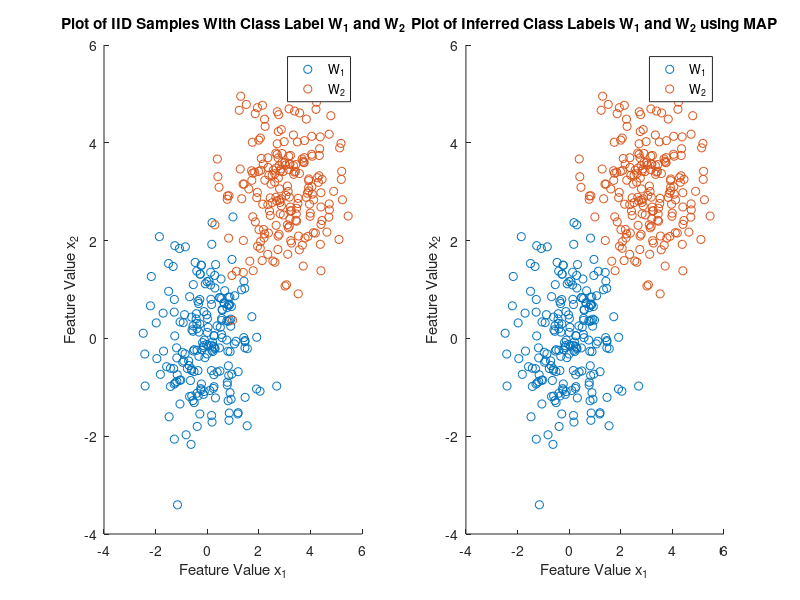
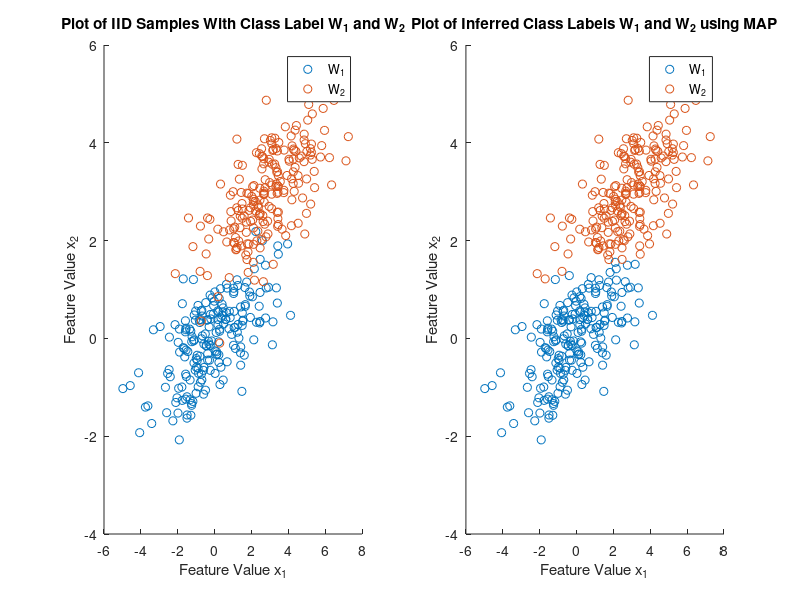
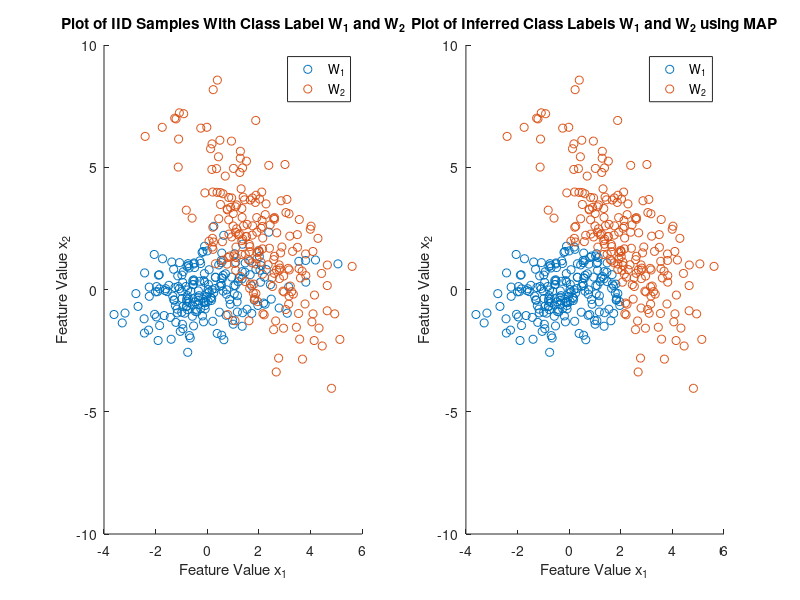
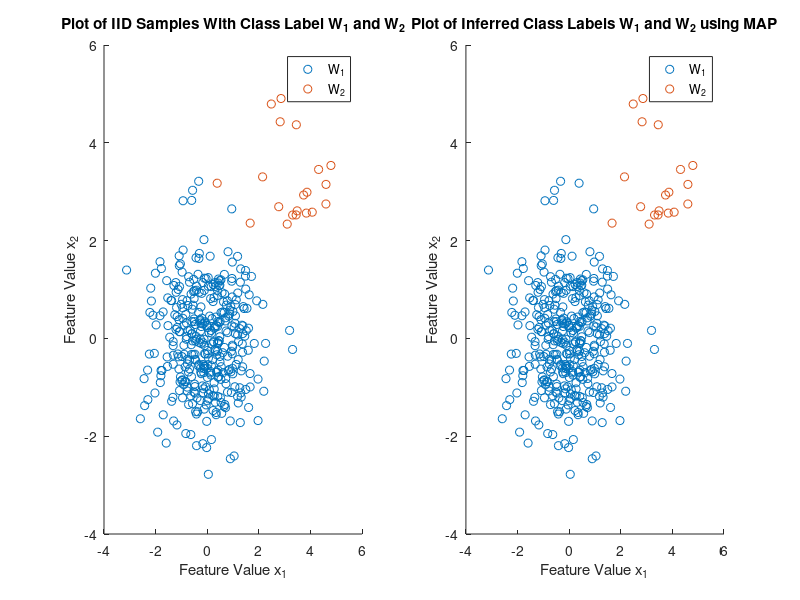

Recreate these plots in MATLAB, in order.
clc;
clear all;

% In this program we need to generate a data distribution
% with specified mean and covariance for each of the given case
% Prior probablities for all the three cases below is 0.5

%%%%%%%%%%%CASE 1%%%%%%%%%%%%%%%%%%%%%%%%%%
%Variabels Required for case 1
no_Samples=400;

c1_class_Mean1=[0; 0];

class_Cov1= eye(2);

c1_class_Mean2=[3 ;3];

class_Cov2= eye(2);

p_w=0.5;%prior probablity of class w1 and w2


c1_class_one=mvnrnd(c1_class_Mean1,class_Cov1,no_Samples*p_w);%Generation of Dataset using mvrnd for class1 

c1_class_two=mvnrnd(c1_class_Mean2,class_Cov2,no_Samples*p_w);%Generation of Dataset using mvrnd for class2

%Combining Dataset of class 1 and 2 in a single matrix
data_case1=[c1_class_one;c1_class_two];%DataSet for class 1

%Scatter Plot of Case 1 for generated dataset with class labels W1 and W2
figure(1)
subplot(1,2,1)
scatter(c1_class_one(:,1),c1_class_one(:,2))
hold on
scatter(c1_class_two(:,1),c1_class_two(:,2))
hold off
title('Plot of IID Samples With Class Label W_1 and W_2')
xlabel('Feature Value x_1')
ylabel('Feature Value x_2')
legend({'W_1','W_2'},'Location','northeast')

%Variables to store inferred class labels point 
c1_inf_class1=zeros(1,2);
c1_inf_class2=zeros(1,2);


%Using Minimum Probablity of Error Classification Rule for generating
%labels
case1_inf_label=0;
for i=1:400
    pdf_classOne=mvnpdf(data_case1(i,:)',c1_class_Mean1,class_Cov1);
    pdf_classTwo=mvnpdf(data_case1(i,:)',c1_class_Mean2,class_Cov2);
    g=log(pdf_classOne)+log(p_w)-log(pdf_classTwo)-log(p_w);
    %g(x)=g1(x)+g2(x)
    %here,gi(x)=p(x/wi)*p(wi)
    %if g(x) is positive implies class 1 else class 2
    if g>0
        c1_inf_class1=[c1_inf_class1;data_case1(i,:)];
        case1_inf_label=[case1_inf_label;1];
    else
        c1_inf_class2=[c1_inf_class2;data_case1(i,:)];
        case1_inf_label=[case1_inf_label;2];
    end
end

%Deleting extra entries of [0,0]
c1_inf_class1(1,:)=[];
c1_inf_class2(1,:)=[];
case1_inf_label(1)=[];

%Plot of Inferred Class labels W_1 and W_2 for case1 
subplot(1,2,2)
scatter(c1_inf_class1(:,1),c1_inf_class1(:,2))
hold on
scatter(c1_inf_class2(:,1),c1_inf_class2(:,2))
hold off
title('Plot of Inferred Class Labels W_1 and W_2 using MAP')
xlabel('Feature Value x_1')
ylabel('Feature Value x_2')
legend({'W_1','W_2'},'Location','northeast')

%for generating No of error and Probablity of Error
case1_og_class=[ones(no_Samples*p_w,1);2*ones(no_Samples*p_w,1)];

case1_noErrors= case1_og_class==case1_inf_label;
case1_countEr=0;
for j=1:400
    if(case1_noErrors(j)==0)
        case1_countEr=case1_countEr+1;
    end
end
p_error_case1=case1_countEr/no_Samples;    


fprintf('No. of Errors for case 1 are %i\n',case1_countEr)
fprintf('Prob. of Errors for case 1 is %i\n',p_error_case1)

%%%%%%%%%%%CASE
%%%%%%%%%%%2%%%%%%%%%%%%%%%%%%%%%%%%%%%%%%%%%%%%%%%%%%%%%%%%%%%%%%%%%%%
%Variabels Required for case 2
no_Samples=400;

c2_class_Mean1=[0; 0];

c2_class_Cov1= [3 ,1 ; 1 ,0.8];

c2_class_Mean2=[3 ;3];

c2_class_Cov2= [3 ,1 ; 1 ,0.8];

p_w=0.5;%prior probablity of class w1 and w2


c2_class_one=mvnrnd(c2_class_Mean1,c2_class_Cov1,no_Samples*p_w);%Generation of Dataset using mvrnd for class1 

c2_class_two=mvnrnd(c2_class_Mean2,c2_class_Cov2,no_Samples*p_w);%Generation of Dataset using mvrnd for class2

%Combining Dataset of class 1 and 2 in a single matrix
data_case2=[c2_class_one;c2_class_two];%DataSet for class 1

%Scatter Plot of Case 1 for generated dataset with class labels W1 and W2
figure(2)
subplot(1,2,1)
scatter(c2_class_one(:,1),c2_class_one(:,2))
hold on
scatter(c2_class_two(:,1),c2_class_two(:,2))
hold off
title('Plot of IID Samples With Class Label W_1 and W_2')
xlabel('Feature Value x_1')
ylabel('Feature Value x_2')
legend({'W_1','W_2'},'Location','northeast')

%Variables to store inferred class labels point 
c2_inf_class1=zeros(1,2);
c2_inf_class2=zeros(1,2);


%Using Minimum Probablity of Error Classification Rule for generating
%labels
case2_inf_label=0;
for i=1:400
    c2_pdf_classOne=mvnpdf(data_case2(i,:)',c2_class_Mean1,c2_class_Cov1);
    c2_pdf_classTwo=mvnpdf(data_case2(i,:)',c2_class_Mean2,c2_class_Cov2);
    g2=log(c2_pdf_classOne)+log(p_w)-log(c2_pdf_classTwo)-log(p_w);
    
    %g(x)=g1(x)+g2(x)
    %here,gi(x)=p(x/wi)*p(wi)
    %if g(x) is positive implies class 1 else class 2
    if g2>0
        c2_inf_class1=[c2_inf_class1;data_case2(i,:)];
        case2_inf_label=[case2_inf_label;1];
    else
        c2_inf_class2=[c2_inf_class2;data_case2(i,:)];
        case2_inf_label=[case2_inf_label;2];
    end
end

%Deleting extra entries of [0,0]
c2_inf_class1(1,:)=[];
c2_inf_class2(1,:)=[];
case2_inf_label(1)=[];

%Plot of Inferred Class labels W_1 and W_2 for case2
subplot(1,2,2)
scatter(c2_inf_class1(:,1),c2_inf_class1(:,2))
hold on
scatter(c2_inf_class2(:,1),c2_inf_class2(:,2))
hold off
title('Plot of Inferred Class Labels W_1 and W_2 using MAP')
xlabel('Feature Value x_1')
ylabel('Feature Value x_2')
legend({'W_1','W_2'},'Location','northeast')

%for generating No of error and Probablity of Error
case2_og_class=[ones(no_Samples*p_w,1);2*ones(no_Samples*p_w,1)];

case2_noErrors= case2_og_class==case2_inf_label;
case2_countEr=0;
for j=1:400
    if(case2_noErrors(j)==0)
        case2_countEr=case2_countEr+1;
    end
end
p_error_case2=case2_countEr/no_Samples;    


fprintf('No. of Errors for case 2 are %i\n',case2_countEr)
fprintf('Prob. of Errors for case 2 is %i\n',p_error_case2)

%%%%%%%%%%%CASE 3%%%%%%%%%%%%%%%%%%%%%%%%%%%%%%%%%%%%%%%%%%%%%%%%%%%%%%%%
%Variabels Required for case 3
no_Samples=400;

c3_class_Mean1=[0; 0];

c3_class_Cov1= [2 ,0.5 ; 0.5 ,1];

c3_class_Mean2=[2; 2];

c3_class_Cov2= [2 ,-1.9 ; -1.9 ,5];

p_w=0.5;%prior probablity of class w1 and w2


c3_class_one=mvnrnd(c3_class_Mean1,c3_class_Cov1,no_Samples*p_w);%Generation of Dataset using mvrnd for class1 

c3_class_two=mvnrnd(c3_class_Mean2,c3_class_Cov2,no_Samples*p_w);%Generation of Dataset using mvrnd for class2

%Combining Dataset of class 1 and 2 in a single matrix
data_case3=[c3_class_one;c3_class_two];%DataSet for class 1
% mean_data_case_3=mean(data_case3);
% covar_data_case_3=cov(data_case3);

%Scatter Plot of Case 1 for generated dataset with class labels W1 and W2
figure(3)
subplot(1,2,1)
scatter(c3_class_one(:,1),c3_class_one(:,2))
hold on
scatter(c3_class_two(:,1),c3_class_two(:,2))
hold off
title('Plot of IID Samples With Class Label W_1 and W_2')
xlabel('Feature Value x_1')
ylabel('Feature Value x_2')
legend({'W_1','W_2'},'Location','northeast')

%Variables to store inferred class labels point 
c3_inf_class1=zeros(1,2);
c3_inf_class2=zeros(1,2);


%Using Minimum Probablity of Error Classification Rule for generating
%labels
case3_inf_label=0;
for i=1:400
    c3_pdf_classOne=mvnpdf(data_case3(i,:)',c3_class_Mean1,c3_class_Cov1);
    c3_pdf_classTwo=mvnpdf(data_case3(i,:)',c3_class_Mean2,c3_class_Cov2);
    g3=log(c3_pdf_classOne)+log(p_w)-log(c3_pdf_classTwo)-log(p_w);
    
    %g(x)=g1(x)+g2(x)
    %here,gi(x)=p(x/wi)*p(wi)
    %if g(x) is positive implies class 1 else class 2
    if g3>0
        c3_inf_class1=[c3_inf_class1;data_case3(i,:)];
        case3_inf_label=[case3_inf_label;1];
    else
        c3_inf_class2=[c3_inf_class2;data_case3(i,:)];
        case3_inf_label=[case3_inf_label;2];
    end
end

%Deleting extra entries of [0,0]
c3_inf_class1(1,:)=[];
c3_inf_class2(1,:)=[];
case3_inf_label(1)=[];
 
%Plot of Inferred Class labels W_1 and W_2 for case1 
subplot(1,2,2)
scatter(c3_inf_class1(:,1),c3_inf_class1(:,2))
hold on
scatter(c3_inf_class2(:,1),c3_inf_class2(:,2))
hold off
title('Plot of Inferred Class Labels W_1 and W_2 using MAP')
xlabel('Feature Value x_1')
ylabel('Feature Value x_2')
legend({'W_1','W_2'},'Location','northeast')

%for generating No of error and Probablity of Error
case3_og_class=[ones(no_Samples*p_w,1);2*ones(no_Samples*p_w,1)];

case3_noErrors= case3_og_class==case3_inf_label;
case3_countEr=0;
for j=1:400
    if(case3_noErrors(j)==0)
        case3_countEr=case3_countEr+1;
    end
end
p_error_case3=case3_countEr/no_Samples;    


fprintf('No. of Errors for case 3 are %i\n',case3_countEr)
fprintf('Prob. of Errors for case 3 is %i\n',p_error_case3)


% In this program we need to generate a data distribution
% with specified mean and covariance for each of the given case
% Prior probablities for all the three cases below is 0.5

%%%%%%%%%%%CASE 4%%%%%%%%%%%%%%%%%%%%%%%%%%
%Variabels Required for case 4
no_Samples=400;

c4_class_Mean1=[0; 0];

class_Cov4= eye(2);

c4_class_Mean2=[3 ;3];

class_Cov4= eye(2);

p_w1=0.95;%prior probablity of class w1 and w2
p_w2=0.05;

c4_class_one=mvnrnd(c4_class_Mean1,class_Cov4,no_Samples*p_w1);%Generation of Dataset using mvrnd for class1 

c4_class_two=mvnrnd(c4_class_Mean2,class_Cov4,no_Samples*p_w2);%Generation of Dataset using mvrnd for class2

%Combining Dataset of class 1 and 2 in a single matrix
data_case4=[c4_class_one;c4_class_two];%DataSet for class 1

%Scatter Plot of Case 4 for generated dataset with class labels W1 and W2
figure(4)
subplot(1,2,1)
scatter(c4_class_one(:,1),c4_class_one(:,2))
hold on
scatter(c4_class_two(:,1),c4_class_two(:,2))
hold off
title('Plot of IID Samples With Class Label W_1 and W_2')
xlabel('Feature Value x_1')
ylabel('Feature Value x_2')
legend({'W_1','W_2'},'Location','northeast')

%Variables to store inferred class labels point 
c4_inf_class1=zeros(1,2);
c4_inf_class2=zeros(1,2);


%Using Minimum Probablity of Error Classification Rule for generating
%labels
case4_inf_label=0;
for i=1:400
    pdf_classOne=mvnpdf(data_case4(i,:)',c4_class_Mean1,class_Cov4);
    pdf_classTwo=mvnpdf(data_case4(i,:)',c4_class_Mean2,class_Cov4);
    g=log(pdf_classOne)+log(p_w1)-log(pdf_classTwo)-log(p_w2);
    %g(x)=g1(x)+g2(x)
    %here,gi(x)=p(x/wi)*p(wi)
    %if g(x) is positive implies class 1 else class 2
    if g>0
        c4_inf_class1=[c4_inf_class1;data_case4(i,:)];
        case4_inf_label=[case4_inf_label;1];
    else
        c4_inf_class2=[c4_inf_class2;data_case4(i,:)];
        case4_inf_label=[case4_inf_label;2];
    end
end

%Deleting extra entries of [0,0]
c4_inf_class1(1,:)=[];
c4_inf_class2(1,:)=[];
case4_inf_label(1)=[];

%Plot of Inferred Class labels W_1 and W_2 for case1 
subplot(1,2,2)
scatter(c4_inf_class1(:,1),c4_inf_class1(:,2))
hold on
scatter(c4_inf_class2(:,1),c4_inf_class2(:,2))
hold off
title('Plot of Inferred Class Labels W_1 and W_2 using MAP')
xlabel('Feature Value x_1')
ylabel('Feature Value x_2')
legend({'W_1','W_2'},'Location','northeast')

%for generating No of error and Probablity of Error
case4_og_class=[ones(no_Samples*p_w1,1);2*ones(no_Samples*p_w2,1)];

case4_noErrors= case4_og_class==case4_inf_label;
case4_countEr=0;
for j=1:400
    if(case4_noErrors(j)==0)
        case4_countEr=case4_countEr+1;
    end
end
p_error_case4=case4_countEr/no_Samples;    


fprintf('No. of Errors for case 4 are %i\n',case4_countEr)
fprintf('Prob. of Errors for case 4 is %i\n',p_error_case4)

%%%%%%%%%%%CASE 5%%%%%%%%%%%%%%%%%%%%%%%%%%
%Variabels Required for case 5

c5_class_Mean1=[0; 0];

c5_class_Cov1= [3 ,1 ; 1 ,0.8];

c5_class_Mean2=[3 ;3];

c5_class_Cov2= [3 ,1 ; 1 ,0.8];


c5_class_one=mvnrnd(c5_class_Mean1,c5_class_Cov1,no_Samples*p_w1);%Generation of Dataset using mvrnd for class1 

c5_class_two=mvnrnd(c5_class_Mean2,c5_class_Cov2,no_Samples*p_w2);%Generation of Dataset using mvrnd for class2

%Combining Dataset of class 1 and 2 in a single matrix
data_case5=[c5_class_one;c5_class_two];%DataSet for class 1

%Scatter Plot of Case 5 for generated dataset with class labels W1 and W2
figure(5)
subplot(1,2,1)
scatter(c5_class_one(:,1),c5_class_one(:,2))
hold on
scatter(c5_class_two(:,1),c5_class_two(:,2))
hold off
title('Plot of IID Samples With Class Label W_1 and W_2')
xlabel('Feature Value x_1')
ylabel('Feature Value x_2')
legend({'W_1','W_2'},'Location','northeast')

%Variables to store inferred class labels point 
c5_inf_class1=zeros(1,2);
c5_inf_class2=zeros(1,2);


%Using Minimum Probablity of Error Classification Rule for generating
%labels
case5_inf_label=0;
for i=1:400
    pdf_classOne=mvnpdf(data_case5(i,:)',c5_class_Mean1,c5_class_Cov1);
    pdf_classTwo=mvnpdf(data_case5(i,:)',c5_class_Mean2,c5_class_Cov1);
    g=log(pdf_classOne)+log(p_w1)-log(pdf_classTwo)-log(p_w2);
    %g(x)=g1(x)+g2(x)
    %here,gi(x)=p(x/wi)*p(wi)
    %if g(x) is positive implies class 1 else class 2
    if g>0
        c5_inf_class1=[c5_inf_class1;data_case5(i,:)];
        case5_inf_label=[case5_inf_label;1];
    else
        c5_inf_class2=[c5_inf_class2;data_case5(i,:)];
        case5_inf_label=[case5_inf_label;2];
    end
end

%Deleting extra entries of [0,0]
c5_inf_class1(1,:)=[];
c5_inf_class2(1,:)=[];
case5_inf_label(1)=[];

%Plot of Inferred Class labels W_1 and W_2 for case1 
subplot(1,2,2)
scatter(c5_inf_class1(:,1),c5_inf_class1(:,2))
hold on
scatter(c5_inf_class2(:,1),c5_inf_class2(:,2))
hold off
title('Plot of Inferred Class Labels W_1 and W_2 using MAP')
xlabel('Feature Value x_1')
ylabel('Feature Value x_2')
legend({'W_1','W_2'},'Location','northeast')

%for generating No of error and Probablity of Error
case5_og_class=[ones(no_Samples*p_w1,1);2*ones(no_Samples*p_w2,1)];

case5_noErrors= case5_og_class==case5_inf_label;
case5_countEr=0;
for j=1:400
    if(case5_noErrors(j)==0)
        case5_countEr=case5_countEr+1;
    end
end
p_error_case5=case5_countEr/no_Samples;    


fprintf('No. of Errors for case 5 are %i\n',case5_countEr)
fprintf('Prob. of Errors for case 5 is %i\n',p_error_case5)

%%%%%%%%%%%CASE 6%%%%%%%%%%%%%%%%%%%%%%%%%%%%%%%%%%%%%%%%%%%%%%%%%%%%%%%%
%Variabels Required for case 6
no_Samples=400;

c6_class_Mean1=[0; 0];

c6_class_Cov1= [2 ,0.5 ; 0.5 ,1];

c6_class_Mean2=[2; 2];

c6_class_Cov2= [2 ,-1.9 ; -1.9 ,5];



c6_class_one=mvnrnd(c6_class_Mean1,c6_class_Cov1,no_Samples*p_w1);%Generation of Dataset using mvrnd for class1 

c6_class_two=mvnrnd(c6_class_Mean2,c6_class_Cov2,no_Samples*p_w2);%Generation of Dataset using mvrnd for class2

%Combining Dataset of class 1 and 2 in a single matrix
data_case6=[c6_class_one;c6_class_two];%DataSet for class 1
% mean_data_case_3=mean(data_case3);
% covar_data_case_3=cov(data_case3);

%Scatter Plot of Case 6 for generated dataset with class labels W1 and W2
figure(6)
subplot(1,2,1)
scatter(c6_class_one(:,1),c6_class_one(:,2))
hold on
scatter(c6_class_two(:,1),c6_class_two(:,2))
hold off
title('Plot of IID Samples With Class Label W_1 and W_2')
xlabel('Feature Value x_1')
ylabel('Feature Value x_2')
legend({'W_1','W_2'},'Location','northeast')

%Variables to store inferred class labels point 
c6_inf_class1=zeros(1,2);
c6_inf_class2=zeros(1,2);


%Using Minimum Probablity of Error Classification Rule for generating
%labels
case6_inf_label=0;
for i=1:400
    pdf_classOne=mvnpdf(data_case6(i,:)',c6_class_Mean1,c6_class_Cov1);
    pdf_classTwo=mvnpdf(data_case6(i,:)',c6_class_Mean2,c6_class_Cov2);
    g=log(pdf_classOne)+log(p_w1)-log(pdf_classTwo)-log(p_w2);
    %g(x)=g1(x)+g2(x)
    %here,gi(x)=p(x/wi)*p(wi)
    %if g(x) is positive implies class 1 else class 2
    if g>0
        c6_inf_class1=[c6_inf_class1;data_case6(i,:)];
        case6_inf_label=[case6_inf_label;1];
    else
        c6_inf_class2=[c6_inf_class2;data_case6(i,:)];
        case6_inf_label=[case6_inf_label;2];
    end
end

%Deleting extra entries of [0,0]
c6_inf_class1(1,:)=[];
c6_inf_class2(1,:)=[];
case6_inf_label(1)=[];

%Plot of Inferred Class labels W_1 and W_2 for case1 
subplot(1,2,2)
scatter(c6_inf_class1(:,1),c6_inf_class1(:,2))
hold on
scatter(c6_inf_class2(:,1),c6_inf_class2(:,2))
hold off
title('Plot of Inferred Class Labels W_1 and W_2 using MAP')
xlabel('Feature Value x_1')
ylabel('Feature Value x_2')
legend({'W_1','W_2'},'Location','northeast')

%for generating No of error and Probablity of Error
case6_og_class=[ones(no_Samples*p_w1,1);2*ones(no_Samples*p_w2,1)];

case6_noErrors= case6_og_class==case6_inf_label;
case6_countEr=0;
for j=1:400
    if(case6_noErrors(j)==0)
        case6_countEr=case6_countEr+1;
    end
end
p_error_case6=case6_countEr/no_Samples;    


fprintf('No. of Errors for case 6 are %i\n',case6_countEr)
fprintf('Prob. of Errors for case 6 is %i\n',p_error_case6)
